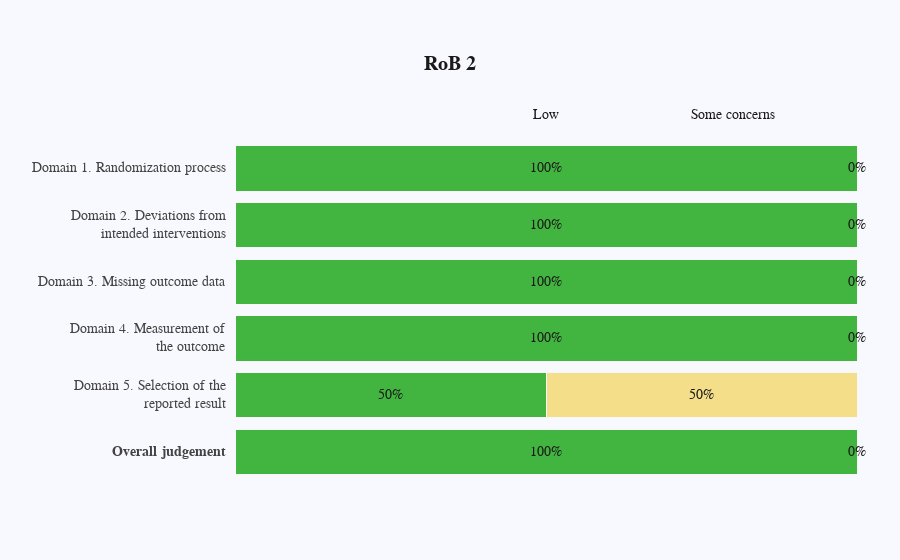

Notebook source saved alongside this figure:
### Code cell
# Define the labels for the different levels of 'Overall_judgement'
top_labels = ['Low', 'Some concerns', 'High']

# Define a nontransparent color palette for the different levels
colors = ['rgb(66, 181, 64)', 'rgb(244, 222, 137)', 'rgb(237, 0, 0)']

# Define font colors for each level of 'Overall_judgement'
font_colors = ['rgb(27, 25, 25)', 'rgb(27, 25, 25)', 'white']


# Create a concatenated DataFrame for x-axis data
x_data = pd.concat([
    df_rob2.Overall_judgement.value_counts(normalize=True).mul(100).round(1),  # Calculate normalized percentages for 'Overall_judgement'
    df_rob2.Domain5.value_counts(normalize=True).mul(100).round(1),  # Calculate normalized percentages for 'Domain5'
    df_rob2.Domain4.value_counts(normalize=True).mul(100).round(1),  # Calculate normalized percentages for 'Domain4'
    df_rob2.Domain3.value_counts(normalize=True).mul(100).round(1),  # Calculate normalized percentages for 'Domain3'
    df_rob2.Domain2.value_counts(normalize=True).mul(100).round(1),  # Calculate normalized percentages for 'Domain2'
    df_rob2.Domain1.value_counts(normalize=True).mul(100).round(1)   # Calculate normalized percentages for 'Domain1'
], axis=1).reindex(top_labels[:2]).T.fillna(0).to_numpy()

# Define y-axis labels for the different domains
y_data = [
    '<b>Overall judgement</b>', 
    'Domain 5. Selection of the<br>reported result',  
    'Domain 4. Measurement of<br>the outcome',  
    'Domain 3. Missing outcome data',  
    'Domain 2. Deviations from<br>intended interventions',  
    'Domain 1. Randomization process'  
]


# Create a new figure using Plotly
fig2b = go.Figure()

# Iterate over each index in the x_data arrays
for i in range(0, len(x_data[0])):
    # Iterate over the x_data and y_data lists simultaneously
    for xd, yd in zip(x_data, y_data):
        # Add a horizontal bar trace for each data point
        fig2b.add_trace(go.Bar(
            x=[xd[i]],  # Set the x-coordinate (width) of the bar
            y=[yd],  # Set the y-coordinate (label) of the bar
            orientation='h',  # Set the orientation to horizontal
            marker=dict(
                color=colors[i],  # Set the color of the bar
                line=dict(color='rgb(248, 248, 249)', width=1)  # Set the bar border color and width
            )
        ))


# Update the layout properties of the figure
fig2b.update_layout(
    xaxis=dict(
        showgrid=False,
        showline=False,
        showticklabels=False,
        zeroline=False,
        domain=[0.15, 1]  # Set the domain for the x-axis (position within the figure)
    ),
    yaxis=dict(
        showgrid=False,
        showline=False,
        showticklabels=False,
        zeroline=False,
    ),
    barmode='stack',  # Set the bar mode to 'stack' for stacked bars
    paper_bgcolor='rgb(248, 248, 255)',  # Set the background color of the plot area
    plot_bgcolor='rgb(248, 248, 255)',  # Set the background color of the entire plot
    margin=dict(l=120, r=10, t=140, b=80),  # Set the margins around the plot area
    showlegend=False,  # Hide the legend
)


annotations = []

for yd, xd in zip(y_data, x_data):
    # labeling the y-axis
    annotations.append(dict(xref='paper', yref='y',
                            x=0.14, y=yd,
                            xanchor='right',
                            text=str(yd),
                            font=dict(family='Arial', size=14,
                                      color='rgb(67, 67, 67)'),
                            showarrow=False, align='right'))
    # labeling the first percentage of each bar (x_axis)
    annotations.append(dict(xref='x', yref='y',
                            x=xd[0] / 2, y=yd,
                            text=str(xd[0].round(0))[:-2] + '%',
                            font=dict(family='Arial', size=14,
                                      color='rgb(27, 25, 25)'),
                            showarrow=False))
    # labeling the first Likert scale (on the top)
    if yd == y_data[-1]:
        annotations.append(dict(xref='x', yref='paper',
                                x=xd[0] / 2, y=1.1,
                                text=top_labels[0],
                                font=dict(family='Arial', size=14,
                                          color='rgb(27, 25, 25)'),
                                showarrow=False))
    space = xd[0]
    for i in range(1, len(xd)):
            # labeling the rest of percentages for each bar (x_axis)
            annotations.append(dict(xref='x', yref='y',
                                    x=space + (xd[i]/2), y=yd,
                                    text=str(xd[i].round(0))[:-2] + '%',
                                    font=dict(family='Arial', size=14,
                                              color=font_colors[i]),
                                    showarrow=False))
            # labeling the Likert scale
            if yd == y_data[-1]:
                annotations.append(dict(xref='x', yref='paper',
                                        x=80, y=1.1,
                                        text=top_labels[i],
                                        font=dict(family='Arial', size=14,
                                                  color='rgb(27, 25, 25)'),
                                        showarrow=False))
            space += xd[i]

# Update the layout properties of the figure with annotations
fig2b.update_layout(annotations=annotations)

# Update the layout properties of the figure with a title and font settings
fig2b.update_layout(title={
        'text': '<b>RoB 2</b>',
        'y':0.9,
        'x':0.5,
        'xanchor': 'center',
        'yanchor': 'top'
    },
    font={
        'family': 'Arial',
        'color': 'rgb(27, 25, 25)',
        'size': 14
})

#Config plot resolution
config = {
  'toImageButtonOptions': {
    'format': 'png', # one of png, svg, jpeg, webp
    'filename': 'fig2b',
    'scale':6 # Multiply title/legend/axis/canvas sizes by this factor
  }
}

fig2b.show(config=config)

#TODO: Add "N={study count}" to trace labels on-hover, so folks can see that N of studies was very low in RoB 2 (vs. ROBINS-I)

### Figure 1 — Plotly figure (JSON) as saved in the notebook; plotly's stock layout.template omitted (floating-point values rounded to 4 significant figures)
{"data": [{"marker": {"color": "rgb(66, 181, 64)", "line": {"color": "rgb(248, 248, 249)", "width": 1}}, "orientation": "h", "type": "bar", "x": [100], "y": ["<b>Overall judgement</b>"]}, {"marker": {"color": "rgb(66, 181, 64)", "line": {"color": "rgb(248, 248, 249)", "width": 1}}, "orientation": "h", "type": "bar", "x": [50], "y": ["Domain 5. Selection of the<br>reported result"]}, {"marker": {"color": "rgb(66, 181, 64)", "line": {"color": "rgb(248, 248, 249)", "width": 1}}, "orientation": "h", "type": "bar", "x": [100], "y": ["Domain 4. Measurement of<br>the outcome"]}, {"marker": {"color": "rgb(66, 181, 64)", "line": {"color": "rgb(248, 248, 249)", "width": 1}}, "orientation": "h", "type": "bar", "x": [100], "y": ["Domain 3. Missing outcome data"]}, {"marker": {"color": "rgb(66, 181, 64)", "line": {"color": "rgb(248, 248, 249)", "width": 1}}, "orientation": "h", "type": "bar", "x": [100], "y": ["Domain 2. Deviations from<br>intended interventions"]}, {"marker": {"color": "rgb(66, 181, 64)", "line": {"color": "rgb(248, 248, 249)", "width": 1}}, "orientation": "h", "type": "bar", "x": [100], "y": ["Domain 1. Randomization process"]}, {"marker": {"color": "rgb(244, 222, 137)", "line": {"color": "rgb(248, 248, 249)", "width": 1}}, "orientation": "h", "type": "bar", "x": [0], "y": ["<b>Overall judgement</b>"]}, {"marker": {"color": "rgb(244, 222, 137)", "line": {"color": "rgb(248, 248, 249)", "width": 1}}, "orientation": "h", "type": "bar", "x": [50], "y": ["Domain 5. Selection of the<br>reported result"]}, {"marker": {"color": "rgb(244, 222, 137)", "line": {"color": "rgb(248, 248, 249)", "width": 1}}, "orientation": "h", "type": "bar", "x": [0], "y": ["Domain 4. Measurement of<br>the outcome"]}, {"marker": {"color": "rgb(244, 222, 137)", "line": {"color": "rgb(248, 248, 249)", "width": 1}}, "orientation": "h", "type": "bar", "x": [0], "y": ["Domain 3. Missing outcome data"]}, {"marker": {"color": "rgb(244, 222, 137)", "line": {"color": "rgb(248, 248, 249)", "width": 1}}, "orientation": "h", "type": "bar", "x": [0], "y": ["Domain 2. Deviations from<br>intended interventions"]}, {"marker": {"color": "rgb(244, 222, 137)", "line": {"color": "rgb(248, 248, 249)", "width": 1}}, "orientation": "h", "type": "bar", "x": [0], "y": ["Domain 1. Randomization process"]}], "layout": {"annotations": [{"align": "right", "font": {"color": "rgb(67, 67, 67)", "family": "Arial", "size": 14}, "showarrow": false, "text": "<b>Overall judgement</b>", "x": 0.14, "xanchor": "right", "xref": "paper", "y": "<b>Overall judgement</b>", "yref": "y"}, {"font": {"color": "rgb(27, 25, 25)", "family": "Arial", "size": 14}, "showarrow": false, "text": "100%", "x": 50, "xref": "x", "y": "<b>Overall judgement</b>", "yref": "y"}, {"font": {"color": "rgb(27, 25, 25)", "family": "Arial", "size": 14}, "showarrow": false, "text": "0%", "x": 100, "xref": "x", "y": "<b>Overall judgement</b>", "yref": "y"}, {"align": "right", "font": {"color": "rgb(67, 67, 67)", "family": "Arial", "size": 14}, "showarrow": false, "text": "Domain 5. Selection of the<br>reported result", "x": 0.14, "xanchor": "right", "xref": "paper", "y": "Domain 5. Selection of the<br>reported result", "yref": "y"}, {"font": {"color": "rgb(27, 25, 25)", "family": "Arial", "size": 14}, "showarrow": false, "text": "50%", "x": 25, "xref": "x", "y": "Domain 5. Selection of the<br>reported result", "yref": "y"}, {"font": {"color": "rgb(27, 25, 25)", "family": "Arial", "size": 14}, "showarrow": false, "text": "50%", "x": 75, "xref": "x", "y": "Domain 5. Selection of the<br>reported result", "yref": "y"}, {"align": "right", "font": {"color": "rgb(67, 67, 67)", "family": "Arial", "size": 14}, "showarrow": false, "text": "Domain 4. Measurement of<br>the outcome", "x": 0.14, "xanchor": "right", "xref": "paper", "y": "Domain 4. Measurement of<br>the outcome", "yref": "y"}, {"font": {"color": "rgb(27, 25, 25)", "family": "Arial", "size": 14}, "showarrow": false, "text": "100%", "x": 50, "xref": "x", "y": "Domain 4. Measurement of<br>the outcome", "yref": "y"}, {"font": {"color": "rgb(27, 25, 25)", "family": "Arial", "size": 14}, "showarrow": false, "text": "0%", "x": 100, "xref": "x", "y": "Domain 4. Measurement of<br>the outcome", "yref": "y"}, {"align": "right", "font": {"color": "rgb(67, 67, 67)", "family": "Arial", "size": 14}, "showarrow": false, "text": "Domain 3. Missing outcome data", "x": 0.14, "xanchor": "right", "xref": "paper", "y": "Domain 3. Missing outcome data", "yref": "y"}, {"font": {"color": "rgb(27, 25, 25)", "family": "Arial", "size": 14}, "showarrow": false, "text": "100%", "x": 50, "xref": "x", "y": "Domain 3. Missing outcome data", "yref": "y"}, {"font": {"color": "rgb(27, 25, 25)", "family": "Arial", "size": 14}, "showarrow": false, "text": "0%", "x": 100, "xref": "x", "y": "Domain 3. Missing outcome data", "yref": "y"}, {"align": "right", "font": {"color": "rgb(67, 67, 67)", "family": "Arial", "size": 14}, "showarrow": false, "text": "Domain 2. Deviations from<br>intended interventions", "x": 0.14, "xanchor": "right", "xref": "paper", "y": "Domain 2. Deviations from<br>intended interventions", "yref": "y"}, {"font": {"color": "rgb(27, 25, 25)", "family": "Arial", "size": 14}, "showarrow": false, "text": "100%", "x": 50, "xref": "x", "y": "Domain 2. Deviations from<br>intended interventions", "yref": "y"}, {"font": {"color": "rgb(27, 25, 25)", "family": "Arial", "size": 14}, "showarrow": false, "text": "0%", "x": 100, "xref": "x", "y": "Domain 2. Deviations from<br>intended interventions", "yref": "y"}, {"align": "right", "font": {"color": "rgb(67, 67, 67)", "family": "Arial", "size": 14}, "showarrow": false, "text": "Domain 1. Randomization process", "x": 0.14, "xanchor": "right", "xref": "paper", "y": "Domain 1. Randomization process", "yref": "y"}, {"font": {"color": "rgb(27, 25, 25)", "family": "Arial", "size": 14}, "showarrow": false, "text": "100%", "x": 50, "xref": "x", "y": "Domain 1. Randomization process", "yref": "y"}, {"font": {"color": "rgb(27, 25, 25)", "family": "Arial", "size": 14}, "showarrow": false, "text": "Low", "x": 50, "xref": "x", "y": 1.1, "yref": "paper"}, {"font": {"color": "rgb(27, 25, 25)", "family": "Arial", "size": 14}, "showarrow": false, "text": "0%", "x": 100, "xref": "x", "y": "Domain 1. Randomization process", "yref": "y"}, {"font": {"color": "rgb(27, 25, 25)", "family": "Arial", "size": 14}, "showarrow": false, "text": "Some concerns", "x": 80, "xref": "x", "y": 1.1, "yref": "paper"}], "barmode": "stack", "font": {"color": "rgb(27, 25, 25)", "family": "Arial", "size": 14}, "margin": {"b": 80, "l": 120, "r": 10, "t": 140}, "paper_bgcolor": "rgb(248, 248, 255)", "plot_bgcolor": "rgb(248, 248, 255)", "showlegend": false, "title": {"text": "<b>RoB 2</b>", "x": 0.5, "xanchor": "center", "y": 0.9, "yanchor": "top"}, "xaxis": {"domain": [0.15, 1], "showgrid": false, "showline": false, "showticklabels": false, "zeroline": false}, "yaxis": {"showgrid": false, "showline": false, "showticklabels": false, "zeroline": false}}}
